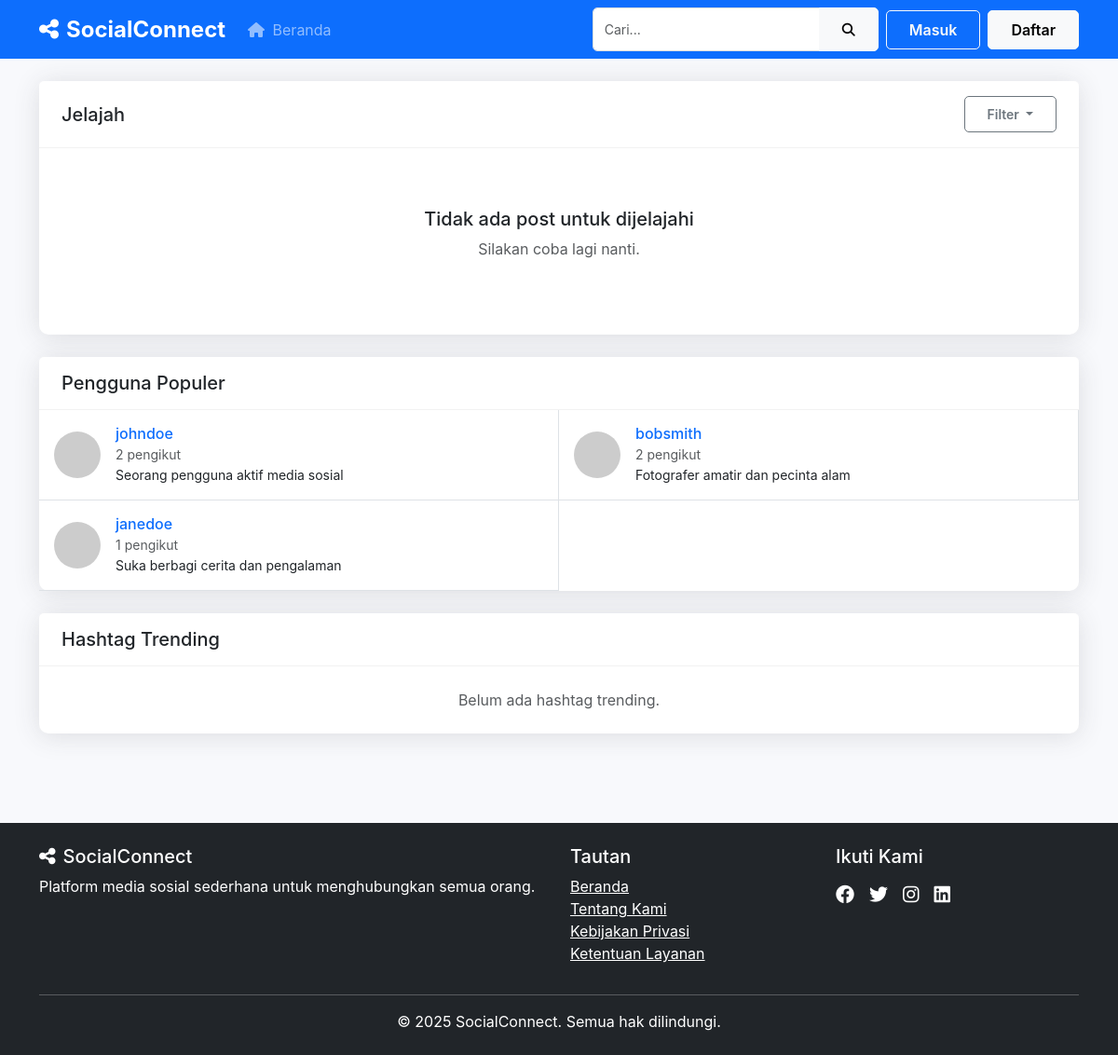
Page /pages/explore.php on the committed database.
### tables this page shows
CREATE TABLE IF NOT EXISTS users (
    id INT AUTO_INCREMENT PRIMARY KEY,
    username VARCHAR(30) NOT NULL UNIQUE,
    email VARCHAR(100) NOT NULL UNIQUE,
    password VARCHAR(255) NOT NULL,
    profile_pic VARCHAR(255) DEFAULT NULL,
    bio TEXT DEFAULT NULL,
    location VARCHAR(100) DEFAULT NULL,
    website VARCHAR(255) DEFAULT NULL,
    last_activity TIMESTAMP DEFAULT CURRENT_TIMESTAMP,
    created_at TIMESTAMP DEFAULT CURRENT_TIMESTAMP
);

### includes/functions.php (called while the page is built, shortened)
<?php
function getDefaultAvatar($use_relative_path = false) {
    return "https://ui-avatars.com/api/?name=User&background=random";
}
?>

### pages/explore.php (the view, shortened to what this page needs)
<?php
require_once '../includes/functions.php';
function getExplorePosts($limit = 50) {
    global $conn;
    $limit = (int)$limit;
    $query = "SELECT posts.*, users.username, users.profile_pic
              FROM posts
              JOIN users ON posts.user_id = users.id
              WHERE posts.image IS NOT NULL
              ORDER BY RAND()
              LIMIT $limit";
    $result = mysqli_query($conn, $query);
    $posts = [];
    return $posts;
}
$explore_posts = getExplorePosts();
require_once '../includes/header.php';
?>
<div class="row">
    <div class="col-lg-12">
        <div class="card mb-4">
            <div class="card-header d-flex justify-content-between align-items-center">
                <h5 class="mb-0">Jelajah</h5>
                <div class="dropdown">
                    <button class="btn btn-outline-secondary btn-sm dropdown-toggle" type="button" data-bs-toggle="dropdown">
                        Filter
                    </button>
                </div>
            </div>
            <div class="card-body">
                <?php if (count($explore_posts) > 0): ?>
                    <div class="row g-3">
                        <?php foreach ($explore_posts as $post): ?>
                            <div class="col-lg-3 col-md-4 col-sm-6">
                                <div class="card position-relative h-100">
                                    <a href="post.php?id=<?php echo $post['id']; ?>" class="text-decoration-none">
                                        <img src="<?php echo $post['image'] ? '../assets/uploads/' . $post['image'] : '../assets/img/default-post.png'; ?>"
                                             class="card-img-top" style="height: 200px; object-fit: cover;" alt="Post image">
                                        <div class="position-absolute top-0 end-0 p-2">
                                            <span class="badge bg-dark">
                                                <i class="fas fa-heart me-1"></i> <?php echo getPostLikes($post['id']); ?>
                                            </span>
                                        </div>
                                        <div class="position-absolute top-0 start-0 p-2">
                                            <div class="d-flex align-items-center">
                                                <img src="<?php echo $post['profile_pic'] ? '../assets/uploads/' . $post['profile_pic'] : getDefaultAvatar(); ?>"
                                                     class="rounded-circle me-1" width="25" height="25" alt="<?php echo $post['username']; ?>">
                                                <span class="badge bg-dark opacity-75"><?php echo $post['username']; ?></span>
                                            </div>
                                        </div>
                                    </a>
                                    <div class="card-body">
                                        <p class="card-text text-truncate small"><?php echo $post['content']; ?></p>
                                        <div class="d-flex justify-content-between align-items-center">
                                            <small class="text-muted"><?php echo timeAgo($post['created_at']); ?></small>
                                            <div>
                                                <i class="far fa-comment me-1"></i> <?php echo getPostCommentCount($post['id']); ?>
                                            </div>
                                        </div>
                                    </div>
                                </div>
                            </div>
                        <?php endforeach; ?>
                    </div>
                <?php else: ?>
                    <div class="text-center py-5">
                        <h5>Tidak ada post untuk dijelajahi</h5>
                        <p class="text-muted">Silakan coba lagi nanti.</p>
                    </div>
                <?php endif; ?>
            </div>
        </div>
        <div class="card mb-4">
            <div class="card-header">
                <h5 class="mb-0">Pengguna Populer</h5>
            </div>
            <div class="card-body p-0">
                <?php
                $query = "SELECT users.*, COUNT(follows.follower_id) as follower_count
                          FROM users
                          LEFT JOIN follows ON users.id = follows.following_id
                          GROUP BY users.id
                          ORDER BY follower_count DESC
                          LIMIT 10";
                $result = mysqli_query($conn, $query);
                $popular_users = [];
                while ($row = mysqli_fetch_assoc($result)) {
                    $popular_users[] = $row;
                }
                ?>
                <div class="row g-0">
                    <?php foreach ($popular_users as $user): ?>
                        <div class="col-md-6 border-bottom border-end p-3">
                            <div class="d-flex align-items-center">
                                <img src="<?php echo $user['profile_pic'] ? '../assets/uploads/' . $user['profile_pic'] : getDefaultAvatar(); ?>"
                                     class="rounded-circle me-3" width="50" height="50" alt="<?php echo $user['username']; ?>">
                                <div>
                                    <a href="profile.php?id=<?php echo $user['id']; ?>" class="text-decoration-none">
                                        <h6 class="mb-0"><?php echo $user['username']; ?></h6>
                                    </a>
                                    <small class="text-muted"><?php echo $user['follower_count']; ?> pengikut</small>
                                    <p class="mb-0 small text-truncate" style="max-width: 250px;">
                                        <?php echo $user['bio'] ? $user['bio'] : 'Belum ada bio.'; ?>
                                    </p>
                                </div>
                            </div>
                        </div>
                    <?php endforeach; ?>
                </div>
            </div>
        </div>
        <div class="card">
            <div class="card-header">
                <h5 class="mb-0">Hashtag Trending</h5>
            </div>
            <div class="card-body p-0">
                <?php
                $hashtags = [];
                ?>
                <div class="row g-0">
                    <?php if (count($hashtags) > 0): ?>
                        <?php foreach ($hashtags as $tag): ?>
                            <div class="col-md-6 border-bottom border-end p-3">
                                <div class="d-flex justify-content-between align-items-center">
                                    <div>
                                        <h6 class="mb-0">#<?php echo $tag['hashtag']; ?></h6>
                                        <small class="text-muted"><?php echo $tag['post_count']; ?> post</small>
                                    </div>
                                    <a href="search.php?q=%23<?php echo $tag['hashtag']; ?>" class="btn btn-sm btn-outline-primary">Lihat</a>
                                </div>
                            </div>
                        <?php endforeach; ?>
                    <?php else: ?>
                        <div class="p-4 text-center">
                            <p class="mb-0 text-muted">Belum ada hashtag trending.</p>
                        </div>
                    <?php endif; ?>
                </div>
            </div>
        </div>
    </div>
</div>
<?php include '../includes/footer.php'; ?>

### assets/css/style.css (style rules this page uses)
:root { --primary-color: #4e73df; --secondary-color: #6c757d; --success-color: #1cc88a; --info-color: #36b9cc; --warning-color: #f6c23e; --danger-color: #e74a3b; --light-color: #f8f9fc; --dark-color: #5a5c69; --body-bg: #f8f9fc; }
body { font-family: 'Nunito', -apple-system, BlinkMacSystemFont, 'Segoe UI', Roboto, 'Helvetica Neue', Arial, sans-serif; background-color: var(--body-bg); color: #333; padding-bottom: 0; }
.card { border: none; border-radius: 10px; box-shadow: 0 0.15rem 1.75rem 0 rgba(58, 59, 69, 0.15); margin-bottom: 1.5rem; transition: transform 0.3s ease; }
.card-header { background-color: #fff; border-bottom: 1px solid rgba(0, 0, 0, 0.05); padding: 1rem 1.5rem; }
.btn { border-radius: 5px; padding: 0.5rem 1.5rem; font-weight: 600; }

### rows in the picture
users: username "johndoe", follower_count "2", bio "Seorang pengguna aktif media sosial"
users: username "bobsmith", follower_count "2", bio "Fotografer amatir dan pecinta alam"
users: username "janedoe", follower_count "1", bio "Suka berbagi cerita dan pengalaman"
